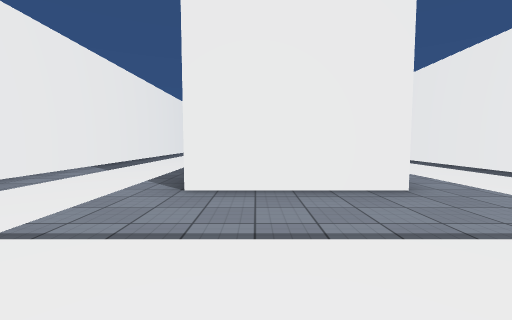
[1] (above)

24 first-person views from a walk through a Unity game level. The camera is 1.3 m above the floor, tilts 4° down and sees 90° across. The floor is counted in squares, 2 m on a side. Each view is taken from the middle of a square. On the plan, view 1 faces up. The plan holds only what a view shows up to about 9 squares ahead; the rest is blank. The place goes on beyond the plan. The player is left out. Surface patterns are stand-ins for the level's own textures.

[2]
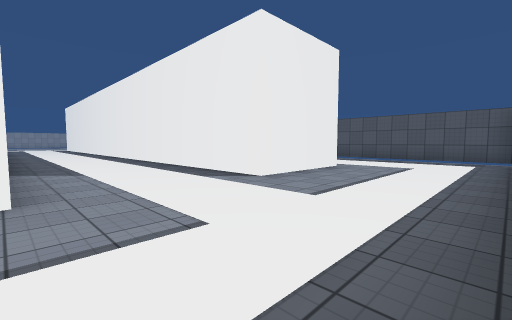

[3]
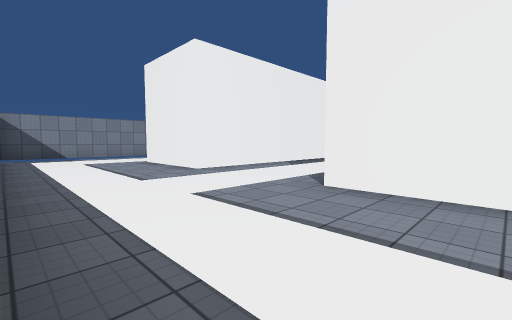

[4]
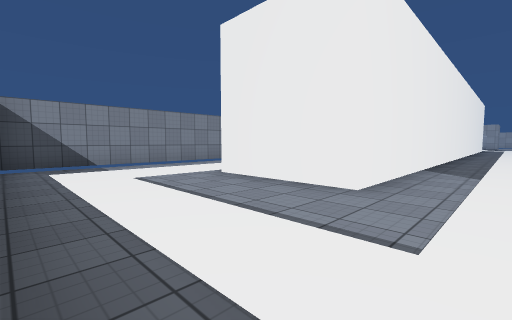

[5]
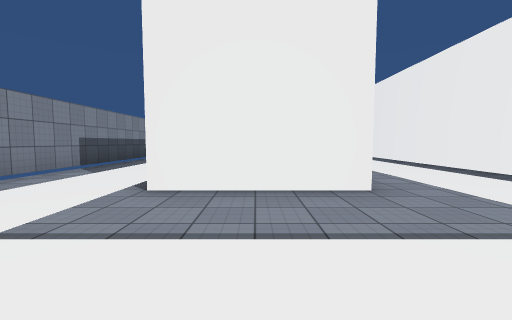

[6]
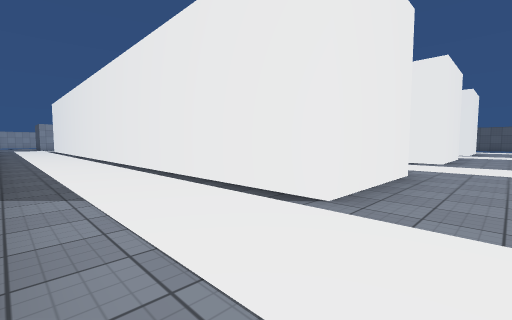

[7]
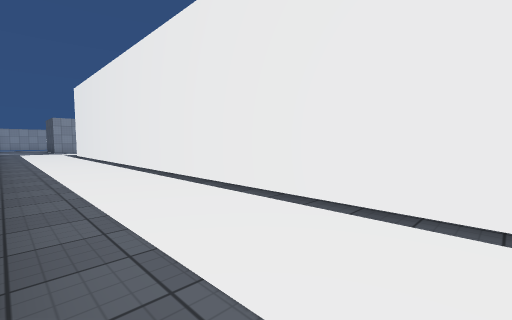

[8]
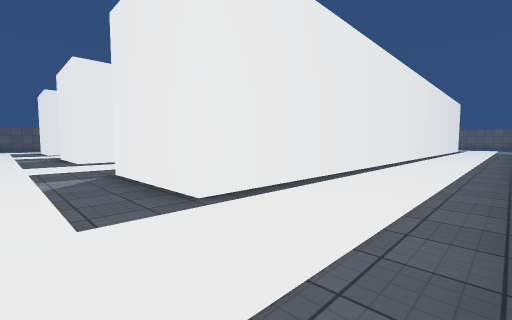

[9]
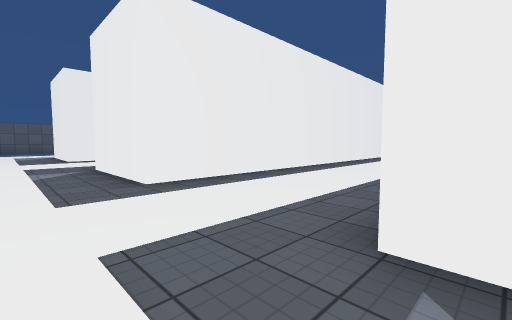

[10]
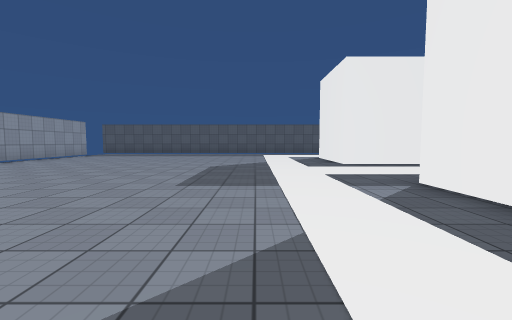

[11]
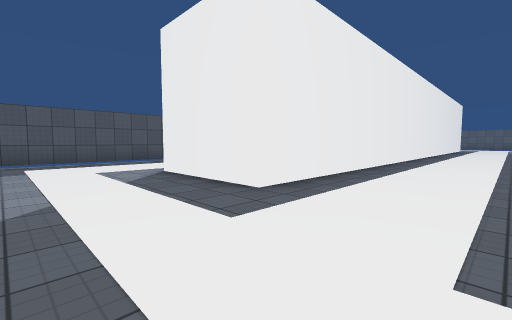

[12]
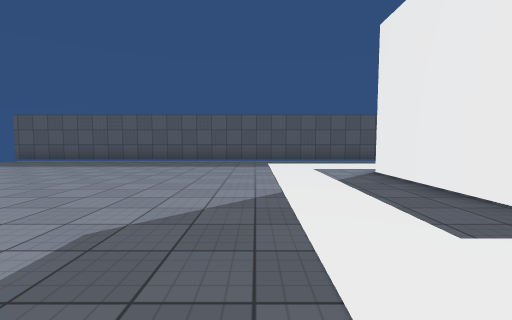

[13]
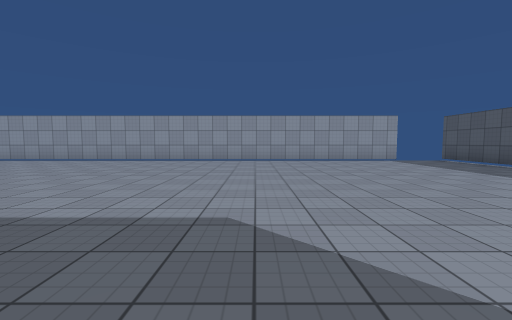

[14]
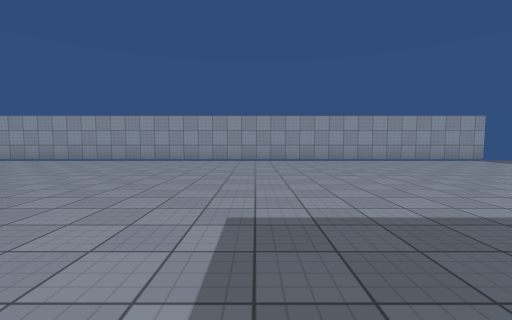

[15]
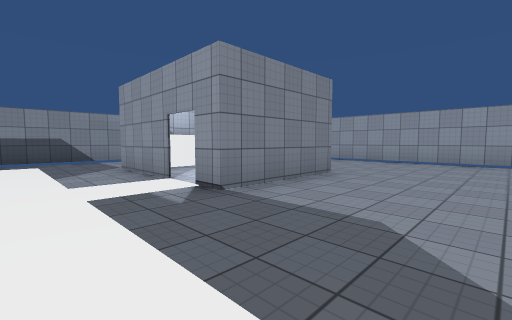

[16]
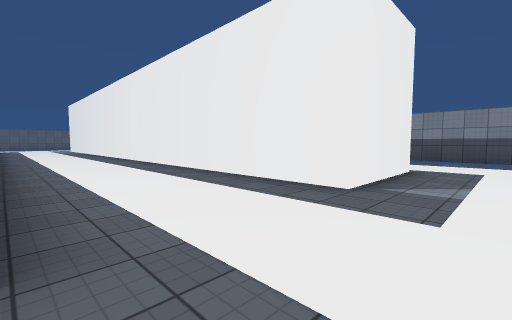

[17]
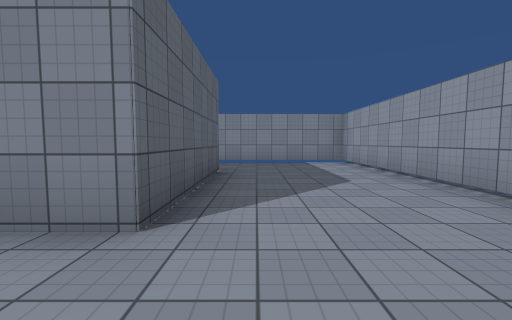

[18]
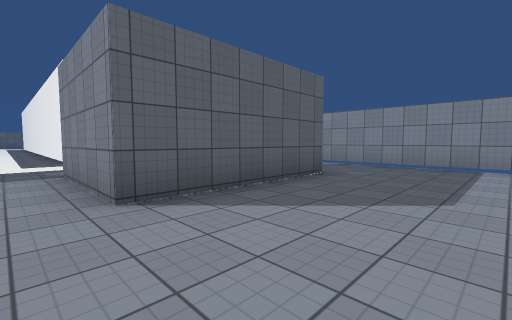

[19]
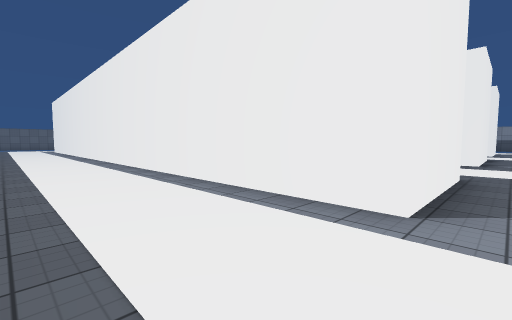

[20]
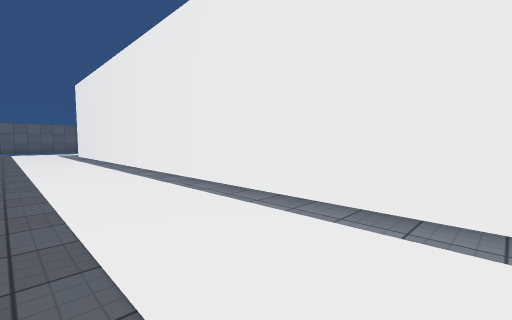

[21]
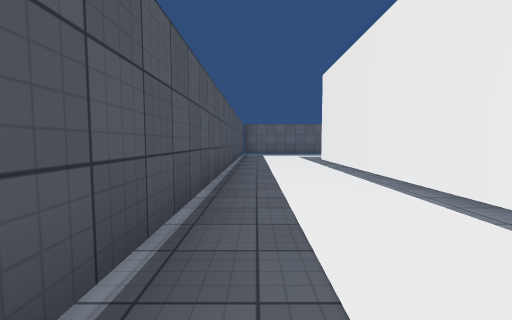

[22]
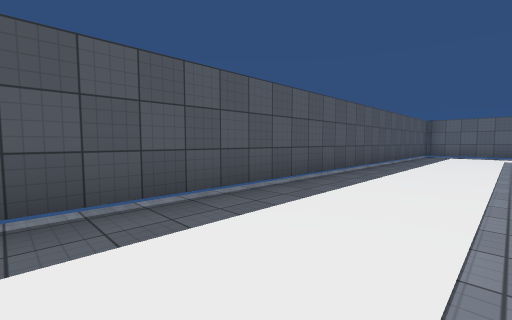

[23]
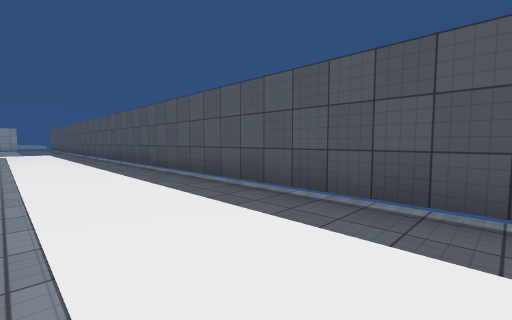

[24]
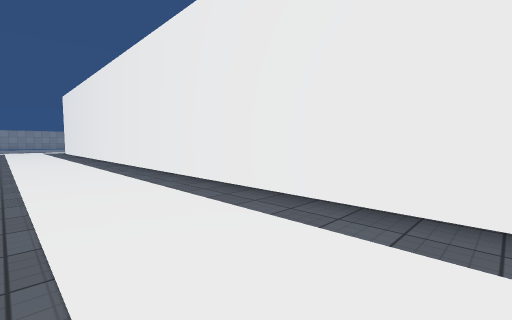

### Floor plan
Points are (right, up) in squares from view 1. A wall is a line through its corners. A room is listed if a view was taken in it or the views show most of it. See-through windows are left out.
Room 1 (views 1, 2, 3, 4, 5, 6, 7, 8, 9, 10, 11, 12, 13, 14, 15, 16, 17, 18, 19, 20, 21, 22, 23, 24)
walls: (-1, 16.2) (-1, 23.4) (2, 23.4) (2, 23); (-4.4, 11.4) (-4.4, 3.4) (-7.5, 3.4) (-7.5, 23.4) (-4.4, 23.4) (-4.4, 15.6); (11.6, 21.9) (11.6, 34.2); (-5.3, 27.1) (-7.9, 27.1); (2.1, 3.4) (-1, 3.4) (-1, 9); (8.6, 3.4) (5.5, 3.4) (5.5, 23.4) (8.5, 23.4) (8.5, 4); (-10.3, 9) (-10.3, -0.1); (-7.3, 29) (-7.3, 28.1); (-7.9, 30.2) (-3.8, 30.2) (-3.8, 27.1) (-4.5, 27.1); (9.9, 33.8) (-10.3, 33.8) (-10.3, 22.6); (11.6, -0.1) (11.6, 20.1)
ways out: gap at (12, 34)

Positions as (right, up) in squares from view 1, and headings:
1: (0, 0), facing up
2: (2, 0), facing up-right
3: (1, 0), facing up-left
4: (-3, 0), facing up-left
5: (-6, 0), facing up
6: (-10, 2), facing up-right
7: (-10, 9), facing up-right
8: (-10, 25), facing down-right
9: (-5, 25), facing down-right
10: (-2, 26), facing right
11: (3, 26), facing down-right
12: (3, 26), facing right
13: (5, 25), facing up
14: (2, 25), facing up
15: (-1, 25), facing up-left
16: (-1, 25), facing down-left
17: (-2, 31), facing left
18: (-3, 33), facing down-left
19: (11, 24), facing down-left
20: (11, 17), facing down-left
21: (11, 13), facing down
22: (9, 13), facing down-right
23: (9, 10), facing up-right
24: (3, 6), facing up-right
